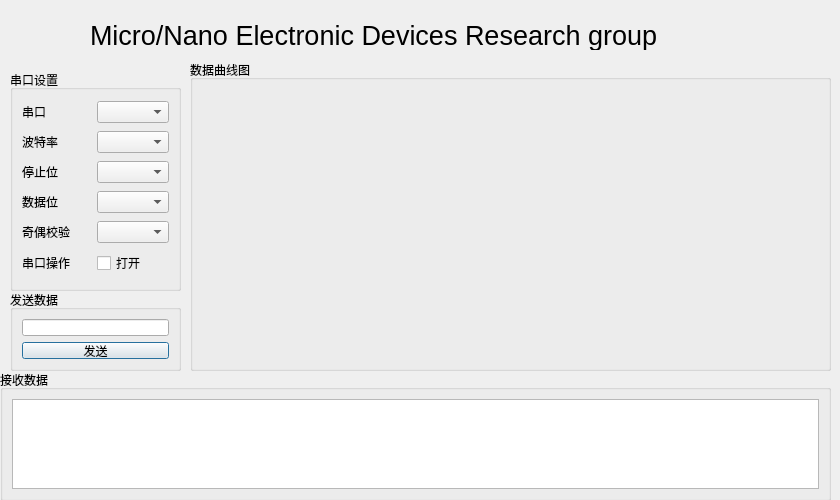
<?xml version="1.0" encoding="UTF-8"?>
<ui version="4.0">
 <class>Dialog</class>
 <widget class="QDialog" name="Dialog">
  <property name="geometry">
   <rect>
    <x>0</x>
    <y>0</y>
    <width>840</width>
    <height>500</height>
   </rect>
  </property>
  <property name="windowTitle">
   <string>Dialog</string>
  </property>
  <widget class="QGroupBox" name="groupBox_3">
   <property name="geometry">
    <rect>
     <x>0</x>
     <y>370</y>
     <width>831</width>
     <height>131</height>
    </rect>
   </property>
   <property name="title">
    <string>接收数据</string>
   </property>
   <layout class="QVBoxLayout" name="verticalLayout_2">
    <item>
     <widget class="QTextEdit" name="textEdit"/>
    </item>
   </layout>
  </widget>
  <widget class="QGroupBox" name="groupBox_4">
   <property name="geometry">
    <rect>
     <x>190</x>
     <y>60</y>
     <width>641</width>
     <height>311</height>
    </rect>
   </property>
   <property name="title">
    <string>数据曲线图</string>
   </property>
   <widget class="QWidget" name="verticalLayoutWidget">
    <property name="geometry">
     <rect>
      <x>0</x>
      <y>10</y>
      <width>641</width>
      <height>301</height>
     </rect>
    </property>
    <layout class="QVBoxLayout" name="verticalLayout_3"/>
   </widget>
  </widget>
  <widget class="QGroupBox" name="groupBox_2">
   <property name="geometry">
    <rect>
     <x>10</x>
     <y>290</y>
     <width>171</width>
     <height>81</height>
    </rect>
   </property>
   <property name="title">
    <string>发送数据</string>
   </property>
   <layout class="QVBoxLayout" name="verticalLayout">
    <item>
     <widget class="QLineEdit" name="lineEdit"/>
    </item>
    <item>
     <widget class="QPushButton" name="pushButton">
      <property name="text">
       <string>发送</string>
      </property>
     </widget>
    </item>
   </layout>
  </widget>
  <widget class="QGroupBox" name="groupBox">
   <property name="geometry">
    <rect>
     <x>10</x>
     <y>70</y>
     <width>171</width>
     <height>221</height>
    </rect>
   </property>
   <property name="title">
    <string>串口设置</string>
   </property>
   <layout class="QGridLayout" name="gridLayout">
    <item row="2" column="0">
     <widget class="QLabel" name="label_3">
      <property name="text">
       <string>停止位</string>
      </property>
     </widget>
    </item>
    <item row="1" column="2">
     <widget class="QComboBox" name="comboBox"/>
    </item>
    <item row="4" column="0" colspan="2">
     <widget class="QLabel" name="label_5">
      <property name="text">
       <string>奇偶校验</string>
      </property>
     </widget>
    </item>
    <item row="5" column="0" colspan="2">
     <widget class="QLabel" name="label_6">
      <property name="text">
       <string>串口操作</string>
      </property>
     </widget>
    </item>
    <item row="1" column="0">
     <widget class="QLabel" name="label_2">
      <property name="text">
       <string>波特率</string>
      </property>
     </widget>
    </item>
    <item row="5" column="2">
     <widget class="QCheckBox" name="checkBox">
      <property name="text">
       <string>打开</string>
      </property>
     </widget>
    </item>
    <item row="3" column="2">
     <widget class="QComboBox" name="comboBox_3"/>
    </item>
    <item row="2" column="2">
     <widget class="QComboBox" name="comboBox_2"/>
    </item>
    <item row="4" column="2">
     <widget class="QComboBox" name="comboBox_4"/>
    </item>
    <item row="0" column="0">
     <widget class="QLabel" name="label">
      <property name="text">
       <string>串口</string>
      </property>
     </widget>
    </item>
    <item row="3" column="0">
     <widget class="QLabel" name="label_4">
      <property name="text">
       <string>数据位</string>
      </property>
     </widget>
    </item>
    <item row="0" column="2">
     <widget class="QComboBox" name="comboBox_5"/>
    </item>
   </layout>
  </widget>
  <widget class="QLabel" name="label_7">
   <property name="geometry">
    <rect>
     <x>90</x>
     <y>20</y>
     <width>631</width>
     <height>30</height>
    </rect>
   </property>
   <property name="font">
    <font>
     <pointsize>20</pointsize>
    </font>
   </property>
   <property name="text">
    <string>Micro/Nano Electronic Devices Research group</string>
   </property>
  </widget>
 </widget>
 <resources/>
 <connections/>
</ui>
